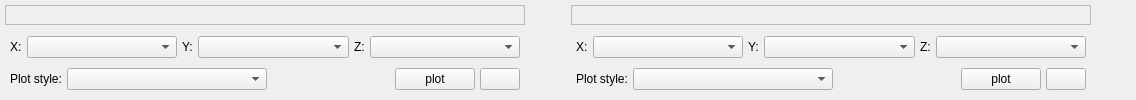
              <widget class="QWidget" name="wafer_plot_view_3">
               <attribute name="title">
                <string>Plotting</string>
               </attribute>
               <layout class="QHBoxLayout" name="horizontalLayout_108" stretch="0,0,0,2">
                <property name="spacing">
                 <number>6</number>
                </property>
                <property name="leftMargin">
                 <number>5</number>
                </property>
                <property name="topMargin">
                 <number>5</number>
                </property>
                <property name="rightMargin">
                 <number>5</number>
                </property>
                <property name="bottomMargin">
                 <number>5</number>
                </property>
                <item>
                 <widget class="QFrame" name="frame_6">
                  <property name="sizePolicy">
                   <sizepolicy hsizetype="Fixed" vsizetype="Preferred">
                    <horstretch>0</horstretch>
                    <verstretch>0</verstretch>
                   </sizepolicy>
                  </property>
                  <property name="minimumSize">
                   <size>
                    <width>520</width>
                    <height>0</height>
                   </size>
                  </property>
                  <property name="maximumSize">
                   <size>
                    <width>600</width>
                    <height>16777215</height>
                   </size>
                  </property>
                  <property name="frameShape">
                   <enum>QFrame::NoFrame</enum>
                  </property>
                  <property name="frameShadow">
                   <enum>QFrame::Raised</enum>
                  </property>
                  <layout class="QVBoxLayout" name="verticalLayout_71">
                   <property name="spacing">
                    <number>0</number>
                   </property>
                   <property name="leftMargin">
                    <number>0</number>
                   </property>
                   <property name="topMargin">
                    <number>0</number>
                   </property>
                   <property name="rightMargin">
                    <number>0</number>
                   </property>
                   <property name="bottomMargin">
                    <number>0</number>
                   </property>
                   <item>
                    <layout class="QVBoxLayout" name="verticalLayout_72">
                     <property name="spacing">
                      <number>6</number>
                     </property>
                     <item>
                      <widget class="QFrame" name="frame_wafer_224">
                       <property name="frameShape">
                        <enum>QFrame::StyledPanel</enum>
                       </property>
                       <property name="frameShadow">
                        <enum>QFrame::Raised</enum>
                       </property>
                       <layout class="QGridLayout" name="gridLayout_12">
                        <property name="leftMargin">
                         <number>0</number>
                        </property>
                        <property name="topMargin">
                         <number>0</number>
                        </property>
                        <property name="rightMargin">
                         <number>0</number>
                        </property>
                        <property name="bottomMargin">
                         <number>0</number>
                        </property>
                        <property name="spacing">
                         <number>0</number>
                        </property>
                        <item row="0" column="0">
                         <layout class="QVBoxLayout" name="frame_graph_3">
                          <property name="spacing">
                           <number>2</number>
                          </property>
                          <property name="leftMargin">
                           <number>2</number>
                          </property>
                          <property name="topMargin">
                           <number>2</number>
                          </property>
                          <property name="rightMargin">
                           <number>2</number>
                          </property>
                          <property name="bottomMargin">
                           <number>2</number>
                          </property>
                         </layout>
                        </item>
                       </layout>
                      </widget>
                     </item>
                     <item>
                      <layout class="QVBoxLayout" name="verticalLayout_73">
                       <property name="spacing">
                        <number>0</number>
                       </property>
                       <item>
                        <layout class="QHBoxLayout" name="horizontalLayout_111" stretch="0,0,0,0,0,0">
                         <property name="spacing">
                          <number>5</number>
                         </property>
                         <property name="leftMargin">
                          <number>5</number>
                         </property>
                         <property name="topMargin">
                          <number>5</number>
                         </property>
                         <property name="rightMargin">
                          <number>5</number>
                         </property>
                         <property name="bottomMargin">
                          <number>5</number>
                         </property>
                         <item>
                          <widget class="QLabel" name="label_104">
                           <property name="sizePolicy">
                            <sizepolicy hsizetype="Fixed" vsizetype="Preferred">
                             <horstretch>0</horstretch>
                             <verstretch>0</verstretch>
                            </sizepolicy>
                           </property>
                           <property name="text">
                            <string>X:</string>
                           </property>
                          </widget>
                         </item>
                         <item>
                          <widget class="QComboBox" name="cbb_x_3"/>
                         </item>
                         <item>
                          <widget class="QLabel" name="label_105">
                           <property name="sizePolicy">
                            <sizepolicy hsizetype="Fixed" vsizetype="Preferred">
                             <horstretch>0</horstretch>
                             <verstretch>0</verstretch>
                            </sizepolicy>
                           </property>
                           <property name="text">
                            <string>Y:</string>
                           </property>
                          </widget>
                         </item>
                         <item>
                          <widget class="QComboBox" name="cbb_y_3"/>
                         </item>
                         <item>
                          <widget class="QLabel" name="label_106">
                           <property name="sizePolicy">
                            <sizepolicy hsizetype="Fixed" vsizetype="Preferred">
                             <horstretch>0</horstretch>
                             <verstretch>0</verstretch>
                            </sizepolicy>
                           </property>
                           <property name="text">
                            <string>Z:</string>
                           </property>
                          </widget>
                         </item>
                         <item>
                          <widget class="QComboBox" name="cbb_z_3"/>
                         </item>
                        </layout>
                       </item>
                       <item>
                        <layout class="QHBoxLayout" name="horizontalLayout_112" stretch="0,0,0,0,0">
                         <property name="spacing">
                          <number>5</number>
                         </property>
                         <property name="leftMargin">
                          <number>5</number>
                         </property>
                         <property name="topMargin">
                          <number>5</number>
                         </property>
                         <property name="rightMargin">
                          <number>5</number>
                         </property>
                         <property name="bottomMargin">
                          <number>5</number>
                         </property>
                         <item>
                          <widget class="QLabel" name="label_107">
                           <property name="sizePolicy">
                            <sizepolicy hsizetype="Fixed" vsizetype="Preferred">
                             <horstretch>0</horstretch>
                             <verstretch>0</verstretch>
                            </sizepolicy>
                           </property>
                           <property name="text">
                            <string>Plot style:</string>
                           </property>
                          </widget>
                         </item>
                         <item>
                          <widget class="QComboBox" name="cbb_plot_style_3">
                           <property name="sizePolicy">
                            <sizepolicy hsizetype="Fixed" vsizetype="Fixed">
                             <horstretch>0</horstretch>
                             <verstretch>0</verstretch>
                            </sizepolicy>
                           </property>
                           <property name="minimumSize">
                            <size>
                             <width>200</width>
                             <height>0</height>
                            </size>
                           </property>
                          </widget>
                         </item>
                         <item>
                          <spacer name="horizontalSpacer_28">
                           <property name="orientation">
                            <enum>Qt::Horizontal</enum>
                           </property>
                           <property name="sizeHint" stdset="0">
                            <size>
                             <width>40</width>
                             <height>20</height>
                            </size>
                           </property>
                          </spacer>
                         </item>
                         <item>
                          <widget class="QPushButton" name="btn_plot_graph_3">
                           <property name="sizePolicy">
                            <sizepolicy hsizetype="Maximum" vsizetype="Fixed">
                             <horstretch>0</horstretch>
                             <verstretch>0</verstretch>
                            </sizepolicy>
                           </property>
                           <property name="text">
                            <string>plot</string>
                           </property>
                          </widget>
                         </item>
                         <item>
                          <widget class="QPushButton" name="btn_copy2_3">
                           <property name="toolTip">
                            <string>Copy Figure to clipboard</string>
                           </property>
                           <property name="text">
                            <string/>
                           </property>
                           <property name="icon">
                            <iconset resource="resources_new.qrc">
                             <normaloff>:/icon/iconpack/copy.png</normaloff>:/icon/iconpack/copy.png</iconset>
                           </property>
                           <property name="iconSize">
                            <size>
                             <width>20</width>
                             <height>20</height>
                            </size>
                           </property>
                          </widget>
                         </item>
                        </layout>
                       </item>
                      </layout>
                     </item>
                    </layout>
                   </item>
                  </layout>
                 </widget>
                </item>
                <item>
                 <spacer name="horizontalSpacer_27">
                  <property name="orientation">
                   <enum>Qt::Horizontal</enum>
                  </property>
                  <property name="sizeHint" stdset="0">
                   <size>
                    <width>40</width>
                    <height>20</height>
                   </size>
                  </property>
                 </spacer>
                </item>
                <item>
                 <widget class="QFrame" name="frame_8">
                  <property name="sizePolicy">
                   <sizepolicy hsizetype="Fixed" vsizetype="Preferred">
                    <horstretch>0</horstretch>
                    <verstretch>0</verstretch>
                   </sizepolicy>
                  </property>
                  <property name="minimumSize">
                   <size>
                    <width>520</width>
                    <height>0</height>
                   </size>
                  </property>
                  <property name="maximumSize">
                   <size>
                    <width>600</width>
                    <height>16777215</height>
                   </size>
                  </property>
                  <property name="frameShape">
                   <enum>QFrame::NoFrame</enum>
                  </property>
                  <property name="frameShadow">
                   <enum>QFrame::Raised</enum>
                  </property>
                  <layout class="QVBoxLayout" name="verticalLayout_89">
                   <property name="spacing">
                    <number>0</number>
                   </property>
                   <property name="leftMargin">
                    <number>0</number>
                   </property>
                   <property name="topMargin">
                    <number>0</number>
                   </property>
                   <property name="rightMargin">
                    <number>0</number>
                   </property>
                   <property name="bottomMargin">
                    <number>0</number>
                   </property>
                   <item>
                    <layout class="QVBoxLayout" name="verticalLayout_90">
                     <property name="spacing">
                      <number>6</number>
                     </property>
                     <item>
                      <widget class="QFrame" name="frame_wafer_228">
                       <property name="frameShape">
                        <enum>QFrame::StyledPanel</enum>
                       </property>
                       <property name="frameShadow">
                        <enum>QFrame::Raised</enum>
                       </property>
                       <layout class="QGridLayout" name="gridLayout_16">
                        <property name="leftMargin">
                         <number>0</number>
                        </property>
                        <property name="topMargin">
                         <number>0</number>
                        </property>
                        <property name="rightMargin">
                         <number>0</number>
                        </property>
                        <property name="bottomMargin">
                         <number>0</number>
                        </property>
                        <property name="spacing">
                         <number>0</number>
                        </property>
                        <item row="0" column="0">
                         <layout class="QVBoxLayout" name="frame_graph_7">
                          <property name="spacing">
                           <number>2</number>
                          </property>
                          <property name="leftMargin">
                           <number>2</number>
                          </property>
                          <property name="topMargin">
                           <number>2</number>
                          </property>
                          <property name="rightMargin">
                           <number>2</number>
                          </property>
                          <property name="bottomMargin">
                           <number>2</number>
                          </property>
                         </layout>
                        </item>
                       </layout>
                      </widget>
                     </item>
                     <item>
                      <layout class="QVBoxLayout" name="verticalLayout_91">
                       <property name="spacing">
                        <number>0</number>
                       </property>
                       <item>
                        <layout class="QHBoxLayout" name="horizontalLayout_135" stretch="0,0,0,0,0,0">
                         <property name="spacing">
                          <number>5</number>
                         </property>
                         <property name="leftMargin">
                          <number>5</number>
                         </property>
                         <property name="topMargin">
                          <number>5</number>
                         </property>
                         <property name="rightMargin">
                          <number>5</number>
                         </property>
                         <property name="bottomMargin">
                          <number>5</number>
                         </property>
                         <item>
                          <widget class="QLabel" name="label_136">
                           <property name="sizePolicy">
                            <sizepolicy hsizetype="Fixed" vsizetype="Preferred">
                             <horstretch>0</horstretch>
                             <verstretch>0</verstretch>
                            </sizepolicy>
                           </property>
                           <property name="text">
                            <string>X:</string>
                           </property>
                          </widget>
                         </item>
                         <item>
                          <widget class="QComboBox" name="cbb_x_7"/>
                         </item>
                         <item>
                          <widget class="QLabel" name="label_137">
                           <property name="sizePolicy">
                            <sizepolicy hsizetype="Fixed" vsizetype="Preferred">
                             <horstretch>0</horstretch>
                             <verstretch>0</verstretch>
                            </sizepolicy>
                           </property>
                           <property name="text">
                            <string>Y:</string>
                           </property>
                          </widget>
                         </item>
                         <item>
                          <widget class="QComboBox" name="cbb_y_7"/>
                         </item>
                         <item>
                          <widget class="QLabel" name="label_138">
                           <property name="sizePolicy">
                            <sizepolicy hsizetype="Fixed" vsizetype="Preferred">
                             <horstretch>0</horstretch>
                             <verstretch>0</verstretch>
                            </sizepolicy>
                           </property>
                           <property name="text">
                            <string>Z:</string>
                           </property>
                          </widget>
                         </item>
                         <item>
                          <widget class="QComboBox" name="cbb_z_7"/>
                         </item>
                        </layout>
                       </item>
                       <item>
                        <layout class="QHBoxLayout" name="horizontalLayout_136" stretch="0,0,0,0,0">
                         <property name="spacing">
                          <number>5</number>
                         </property>
                         <property name="leftMargin">
                          <number>5</number>
                         </property>
                         <property name="topMargin">
                          <number>5</number>
                         </property>
                         <property name="rightMargin">
                          <number>5</number>
                         </property>
                         <property name="bottomMargin">
                          <number>5</number>
                         </property>
                         <item>
                          <widget class="QLabel" name="label_139">
                           <property name="sizePolicy">
                            <sizepolicy hsizetype="Fixed" vsizetype="Preferred">
                             <horstretch>0</horstretch>
                             <verstretch>0</verstretch>
                            </sizepolicy>
                           </property>
                           <property name="text">
                            <string>Plot style:</string>
                           </property>
                          </widget>
                         </item>
                         <item>
                          <widget class="QComboBox" name="cbb_plot_style_7">
                           <property name="sizePolicy">
                            <sizepolicy hsizetype="Fixed" vsizetype="Fixed">
                             <horstretch>0</horstretch>
                             <verstretch>0</verstretch>
                            </sizepolicy>
                           </property>
                           <property name="minimumSize">
                            <size>
                             <width>200</width>
                             <height>0</height>
                            </size>
                           </property>
                          </widget>
                         </item>
                         <item>
                          <spacer name="horizontalSpacer_33">
                           <property name="orientation">
                            <enum>Qt::Horizontal</enum>
                           </property>
                           <property name="sizeHint" stdset="0">
                            <size>
                             <width>40</width>
                             <height>20</height>
                            </size>
                           </property>
                          </spacer>
                         </item>
                         <item>
                          <widget class="QPushButton" name="btn_plot_graph_7">
                           <property name="sizePolicy">
                            <sizepolicy hsizetype="Maximum" vsizetype="Fixed">
                             <horstretch>0</horstretch>
                             <verstretch>0</verstretch>
                            </sizepolicy>
                           </property>
                           <property name="text">
                            <string>plot</string>
                           </property>
                          </widget>
                         </item>
                         <item>
                          <widget class="QPushButton" name="btn_copy2_7">
                           <property name="toolTip">
                            <string>Copy Figure to clipboard</string>
                           </property>
                           <property name="text">
                            <string/>
                           </property>
                           <property name="icon">
                            <iconset resource="resources_new.qrc">
                             <normaloff>:/icon/iconpack/copy.png</normaloff>:/icon/iconpack/copy.png</iconset>
                           </property>
                           <property name="iconSize">
                            <size>
                             <width>20</width>
                             <height>20</height>
                            </size>
                           </property>
                          </widget>
                         </item>
                        </layout>
                       </item>
                      </layout>
                     </item>
                    </layout>
                   </item>
                  </layout>
                 </widget>
                </item>
                <item>
                 <spacer name="horizontalSpacer_29">
                  <property name="orientation">
                   <enum>Qt::Horizontal</enum>
                  </property>
                  <property name="sizeHint" stdset="0">
                   <size>
                    <width>40</width>
                    <height>20</height>
                   </size>
                  </property>
                 </spacer>
                </item>
               </layout>
              </widget>
